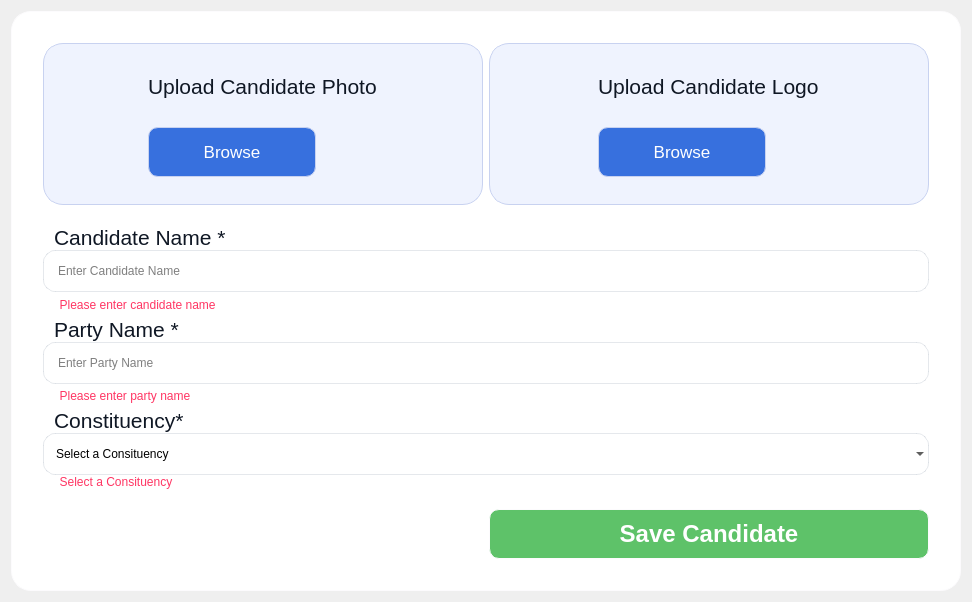
          <widget class="QWidget" name="scrollAreaWidgetContents_6">
           <property name="geometry">
            <rect>
             <x>0</x>
             <y>0</y>
             <width>972</width>
             <height>597</height>
            </rect>
           </property>
           <property name="sizePolicy">
            <sizepolicy hsizetype="Expanding" vsizetype="Expanding">
             <horstretch>0</horstretch>
             <verstretch>0</verstretch>
            </sizepolicy>
           </property>
           <property name="minimumSize">
            <size>
             <width>0</width>
             <height>0</height>
            </size>
           </property>
           <property name="maximumSize">
            <size>
             <width>1006</width>
             <height>605</height>
            </size>
           </property>
           <layout class="QGridLayout" name="gridLayout_21">
            <item row="0" column="0">
             <widget class="QWidget" name="backCard4" native="true">
              <property name="sizePolicy">
               <sizepolicy hsizetype="Expanding" vsizetype="Preferred">
                <horstretch>1</horstretch>
                <verstretch>1</verstretch>
               </sizepolicy>
              </property>
              <property name="minimumSize">
               <size>
                <width>0</width>
                <height>0</height>
               </size>
              </property>
              <property name="maximumSize">
               <size>
                <width>16777215</width>
                <height>16777215</height>
               </size>
              </property>
              <property name="styleSheet">
               <string notr="true">background-color: rgb(255, 255, 255);
border-radius: 20px;
border: 1px solid rgb(252, 251, 253);</string>
              </property>
              <layout class="QGridLayout" name="gridLayout_18" rowstretch="0,0,0,0,0,0,0,0,0,0,0,0,0,0,0,0,0">
               <property name="leftMargin">
                <number>32</number>
               </property>
               <property name="topMargin">
                <number>32</number>
               </property>
               <property name="rightMargin">
                <number>32</number>
               </property>
               <property name="bottomMargin">
                <number>32</number>
               </property>
               <property name="horizontalSpacing">
                <number>-1</number>
               </property>
               <property name="verticalSpacing">
                <number>0</number>
               </property>
               <item row="0" column="0">
                <widget class="QWidget" name="backcard_12" native="true">
                 <property name="sizePolicy">
                  <sizepolicy hsizetype="Expanding" vsizetype="Minimum">
                   <horstretch>1</horstretch>
                   <verstretch>1</verstretch>
                  </sizepolicy>
                 </property>
                 <property name="minimumSize">
                  <size>
                   <width>0</width>
                   <height>155</height>
                  </size>
                 </property>
                 <property name="maximumSize">
                  <size>
                   <width>16777215</width>
                   <height>162</height>
                  </size>
                 </property>
                 <property name="styleSheet">
                  <string notr="true">background-color: rgb(239, 243, 254);
border-radius: 20px;
border: 1px solid rgb(200, 210, 240);
</string>
                 </property>
                 <layout class="QGridLayout" name="gridLayout_19">
                  <item row="0" column="0">
                   <widget class="QLabel" name="label_51">
                    <property name="maximumSize">
                     <size>
                      <width>16777215</width>
                      <height>35</height>
                     </size>
                    </property>
                    <property name="font">
                     <font>
                      <family>Segoe UI</family>
                      <pointsize>16</pointsize>
                     </font>
                    </property>
                    <property name="styleSheet">
                     <string notr="true">color: #0f1724; /* dark slate */

border: transparent;
</string>
                    </property>
                    <property name="text">
                     <string>Upload Candidate Photo</string>
                    </property>
                   </widget>
                  </item>
                  <item row="1" column="0">
                   <widget class="QPushButton" name="save1_6">
                    <property name="sizePolicy">
                     <sizepolicy hsizetype="Preferred" vsizetype="Preferred">
                      <horstretch>0</horstretch>
                      <verstretch>0</verstretch>
                     </sizepolicy>
                    </property>
                    <property name="minimumSize">
                     <size>
                      <width>0</width>
                      <height>50</height>
                     </size>
                    </property>
                    <property name="maximumSize">
                     <size>
                      <width>168</width>
                      <height>50</height>
                     </size>
                    </property>
                    <property name="font">
                     <font>
                      <family>Segoe UI</family>
                      <pointsize>-1</pointsize>
                      <italic>false</italic>
                      <bold>false</bold>
                     </font>
                    </property>
                    <property name="styleSheet">
                     <string notr="true">QPushButton {
border-radius: 10px;
  background: rgb(55, 112, 222);
color: White;
font: 17px;
}

QPushButton:hover {
   background: rgb(50, 100, 188);
}

QPushButton:pressed {
    background: rgb(42, 85, 159)
}
</string>
                    </property>
                    <property name="text">
                     <string>Browse</string>
                    </property>
                   </widget>
                  </item>
                 </layout>
                </widget>
               </item>
               <item row="6" column="0">
                <widget class="QLabel" name="validNid_3">
                 <property name="sizePolicy">
                  <sizepolicy hsizetype="Preferred" vsizetype="Fixed">
                   <horstretch>0</horstretch>
                   <verstretch>0</verstretch>
                  </sizepolicy>
                 </property>
                 <property name="font">
                  <font>
                   <family>Segoe UI</family>
                   <pointsize>-1</pointsize>
                   <italic>false</italic>
                   <bold>false</bold>
                  </font>
                 </property>
                 <property name="styleSheet">
                  <string notr="true">color: rgb(255, 53, 99);
border: none;       /* instead of transparent */
font: 12px;
padding: 0px;       /* remove padding to shrink height */
</string>
                 </property>
                 <property name="text">
                  <string notr="true">     Please enter candidate name</string>
                 </property>
                 <property name="wordWrap">
                  <bool>true</bool>
                 </property>
                </widget>
               </item>
               <item row="0" column="1">
                <widget class="QWidget" name="backcard_13" native="true">
                 <property name="sizePolicy">
                  <sizepolicy hsizetype="Expanding" vsizetype="Minimum">
                   <horstretch>1</horstretch>
                   <verstretch>1</verstretch>
                  </sizepolicy>
                 </property>
                 <property name="minimumSize">
                  <size>
                   <width>0</width>
                   <height>155</height>
                  </size>
                 </property>
                 <property name="maximumSize">
                  <size>
                   <width>16777215</width>
                   <height>162</height>
                  </size>
                 </property>
                 <property name="styleSheet">
                  <string notr="true">background-color: rgb(239, 243, 254);
border-radius: 20px;
border: 1px solid rgb(200, 210, 240);
</string>
                 </property>
                 <layout class="QGridLayout" name="gridLayout_20">
                  <item row="0" column="0">
                   <widget class="QLabel" name="label_52">
                    <property name="maximumSize">
                     <size>
                      <width>16777215</width>
                      <height>35</height>
                     </size>
                    </property>
                    <property name="font">
                     <font>
                      <family>Segoe UI</family>
                      <pointsize>16</pointsize>
                     </font>
                    </property>
                    <property name="styleSheet">
                     <string notr="true">color: #0f1724; /* dark slate */

border: transparent;
</string>
                    </property>
                    <property name="text">
                     <string>Upload Candidate Logo</string>
                    </property>
                   </widget>
                  </item>
                  <item row="1" column="0">
                   <widget class="QPushButton" name="save1_7">
                    <property name="sizePolicy">
                     <sizepolicy hsizetype="Preferred" vsizetype="Preferred">
                      <horstretch>0</horstretch>
                      <verstretch>0</verstretch>
                     </sizepolicy>
                    </property>
                    <property name="minimumSize">
                     <size>
                      <width>0</width>
                      <height>50</height>
                     </size>
                    </property>
                    <property name="maximumSize">
                     <size>
                      <width>168</width>
                      <height>50</height>
                     </size>
                    </property>
                    <property name="font">
                     <font>
                      <family>Segoe UI</family>
                      <pointsize>-1</pointsize>
                      <italic>false</italic>
                      <bold>false</bold>
                     </font>
                    </property>
                    <property name="styleSheet">
                     <string notr="true">QPushButton {
border-radius: 10px;
  background: rgb(55, 112, 222);
color: White;
font: 17px;
}

QPushButton:hover {
   background: rgb(50, 100, 188);
}

QPushButton:pressed {
    background: rgb(42, 85, 159)
}
</string>
                    </property>
                    <property name="text">
                     <string>Browse</string>
                    </property>
                   </widget>
                  </item>
                 </layout>
                </widget>
               </item>
               <item row="12" column="0">
                <widget class="QLabel" name="label_50">
                 <property name="font">
                  <font>
                   <family>Segoe UI</family>
                   <pointsize>16</pointsize>
                  </font>
                 </property>
                 <property name="styleSheet">
                  <string notr="true">color: #0f1724; /* dark slate */
  padding-left: 6px;
border: transparent;
</string>
                 </property>
                 <property name="text">
                  <string>Constituency*</string>
                 </property>
                </widget>
               </item>
               <item row="15" column="0" colspan="2">
                <spacer name="horizontalSpacer_9">
                 <property name="orientation">
                  <enum>Qt::Orientation::Horizontal</enum>
                 </property>
                 <property name="sizeHint" stdset="0">
                  <size>
                   <width>40</width>
                   <height>20</height>
                  </size>
                 </property>
                </spacer>
               </item>
               <item row="4" column="0" colspan="2">
                <widget class="QLineEdit" name="candidateName4">
                 <property name="sizePolicy">
                  <sizepolicy hsizetype="Preferred" vsizetype="Preferred">
                   <horstretch>0</horstretch>
                   <verstretch>0</verstretch>
                  </sizepolicy>
                 </property>
                 <property name="styleSheet">
                  <string notr="true">QLineEdit {
    border: 1px solid rgba(150,160,180,0.25);
    border-radius: 12px;
    padding: 12px;
    background: transparent;
    transition: 0.2s;   /* smooth animation (Qt 6 only) */
}

QLineEdit:hover {
    border: 1px solid rgba(208, 215, 240, 0.7);   /* hover border color */
    background: rgba(242, 245, 253, 0.7);       /* slight hover background */
}
</string>
                 </property>
                 <property name="placeholderText">
                  <string>Enter Candidate Name</string>
                 </property>
                </widget>
               </item>
               <item row="14" column="0">
                <widget class="QLabel" name="validConstituency_3">
                 <property name="sizePolicy">
                  <sizepolicy hsizetype="Preferred" vsizetype="Fixed">
                   <horstretch>0</horstretch>
                   <verstretch>0</verstretch>
                  </sizepolicy>
                 </property>
                 <property name="font">
                  <font>
                   <family>Segoe UI</family>
                   <pointsize>-1</pointsize>
                   <italic>false</italic>
                   <bold>false</bold>
                  </font>
                 </property>
                 <property name="styleSheet">
                  <string notr="true">color: rgb(255, 53, 99);
border: none;       /* instead of transparent */
font: 12px;
padding: 0px;       /* remove padding to shrink height */
</string>
                 </property>
                 <property name="text">
                  <string notr="true">     Select a Consituency</string>
                 </property>
                 <property name="wordWrap">
                  <bool>true</bool>
                 </property>
                </widget>
               </item>
               <item row="3" column="0">
                <widget class="QLabel" name="label_48">
                 <property name="font">
                  <font>
                   <family>Segoe UI</family>
                   <pointsize>16</pointsize>
                  </font>
                 </property>
                 <property name="styleSheet">
                  <string notr="true">color: #0f1724; /* dark slate */
  padding-left: 6px;
border: transparent;
</string>
                 </property>
                 <property name="text">
                  <string>Candidate Name *</string>
                 </property>
                </widget>
               </item>
               <item row="9" column="0">
                <widget class="QLabel" name="label_49">
                 <property name="font">
                  <font>
                   <family>Segoe UI</family>
                   <pointsize>16</pointsize>
                  </font>
                 </property>
                 <property name="styleSheet">
                  <string notr="true">color: #0f1724; /* dark slate */
  padding-left: 6px;
border: transparent;
</string>
                 </property>
                 <property name="text">
                  <string>Party Name *</string>
                 </property>
                </widget>
               </item>
               <item row="10" column="0" colspan="2">
                <widget class="QLineEdit" name="partyName4">
                 <property name="sizePolicy">
                  <sizepolicy hsizetype="Preferred" vsizetype="Preferred">
                   <horstretch>0</horstretch>
                   <verstretch>0</verstretch>
                  </sizepolicy>
                 </property>
                 <property name="styleSheet">
                  <string notr="true">QLineEdit {
    border: 1px solid rgba(150,160,180,0.25);
    border-radius: 12px;
    padding: 12px;
    background: transparent;
    transition: 0.2s;   /* smooth animation (Qt 6 only) */
}

QLineEdit:hover {
    border: 1px solid rgba(208, 215, 240, 0.7);   /* hover border color */
    background: rgba(242, 245, 253, 0.7);       /* slight hover background */
}
</string>
                 </property>
                 <property name="text">
                  <string/>
                 </property>
                 <property name="placeholderText">
                  <string>Enter Party Name</string>
                 </property>
                </widget>
               </item>
               <item row="16" column="1">
                <widget class="QPushButton" name="save1_5">
                 <property name="sizePolicy">
                  <sizepolicy hsizetype="Preferred" vsizetype="Preferred">
                   <horstretch>0</horstretch>
                   <verstretch>0</verstretch>
                  </sizepolicy>
                 </property>
                 <property name="minimumSize">
                  <size>
                   <width>0</width>
                   <height>50</height>
                  </size>
                 </property>
                 <property name="maximumSize">
                  <size>
                   <width>16777215</width>
                   <height>100</height>
                  </size>
                 </property>
                 <property name="font">
                  <font>
                   <family>Segoe UI</family>
                   <pointsize>18</pointsize>
                   <italic>false</italic>
                   <bold>true</bold>
                  </font>
                 </property>
                 <property name="styleSheet">
                  <string notr="true">QPushButton {
border-radius: 10px;
  background:rgb(94, 194, 105);
color: White;
font: Bold;
}

QPushButton:hover {
   background: rgb(76, 162, 84);
}

QPushButton:pressed {
    background: rgb(21, 153, 71)
}
</string>
                 </property>
                 <property name="text">
                  <string>Save Candidate</string>
                 </property>
                </widget>
               </item>
               <item row="1" column="0" colspan="2">
                <spacer name="horizontalSpacer_10">
                 <property name="orientation">
                  <enum>Qt::Orientation::Horizontal</enum>
                 </property>
                 <property name="sizeType">
                  <enum>QSizePolicy::Policy::Expanding</enum>
                 </property>
                 <property name="sizeHint" stdset="0">
                  <size>
                   <width>0</width>
                   <height>20</height>
                  </size>
                 </property>
                </spacer>
               </item>
               <item row="11" column="0">
                <widget class="QLabel" name="validName_3">
                 <property name="sizePolicy">
                  <sizepolicy hsizetype="Preferred" vsizetype="Fixed">
                   <horstretch>0</horstretch>
                   <verstretch>0</verstretch>
                  </sizepolicy>
                 </property>
                 <property name="font">
                  <font>
                   <family>Segoe UI</family>
                   <pointsize>-1</pointsize>
                   <italic>false</italic>
                   <bold>false</bold>
                  </font>
                 </property>
                 <property name="styleSheet">
                  <string notr="true">color: rgb(255, 53, 99);
border: none;       /* instead of transparent */
font: 12px;
padding: 0px;       /* remove padding to shrink height */
</string>
                 </property>
                 <property name="text">
                  <string notr="true">     Please enter party name</string>
                 </property>
                 <property name="wordWrap">
                  <bool>true</bool>
                 </property>
                </widget>
               </item>
               <item row="13" column="0" colspan="2">
                <widget class="QComboBox" name="constitute4">
                 <property name="sizePolicy">
                  <sizepolicy hsizetype="Preferred" vsizetype="Preferred">
                   <horstretch>0</horstretch>
                   <verstretch>0</verstretch>
                  </sizepolicy>
                 </property>
                 <property name="styleSheet">
                  <string notr="true">QComboBox{
    border: 1px solid rgba(150,160,180,0.25);
    border-radius: 12px;
    padding: 12px;
    background: transparent;
    transition: 0.2s;   /* smooth animation (Qt 6 only) */
}

QComboBox:hover {
    border: 1px solid rgba(208, 215, 240, 0.7);   /* hover border color */
    background: rgba(242, 245, 253, 0.7);       /* slight hover background */
}
</string>
                 </property>
                 <property name="placeholderText">
                  <string>Select a Consituency</string>
                 </property>
                </widget>
               </item>
              </layout>
             </widget>
            </item>
           </layout>
          </widget>
